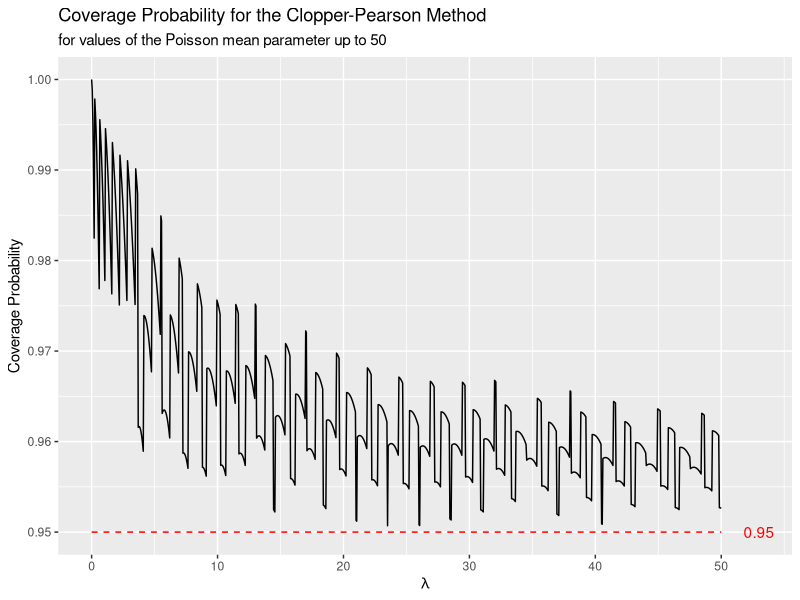

Write R code to recreate this figure.
## ---- chunk 1
#| message: false
#| code-fold: true
library(tidyverse)

## ---- chunk 2
clopperPearson_CI <- function(x, conf.level = 0.95) {
  x <- sum(x)
  alpha <- 1-conf.level
  
  # lower bound
  lwr <- (1/2)*qchisq(p = alpha/2, df = 2*x)
  
  # upper bound
  uppr <- (1/2)*qchisq(p = 1-alpha/2, df = 2*(x+1))
  
  return(data.frame(lwr, uppr))
}



## ---- chunk 3
# creates a function calculating coverage probability for one lambda

cov_prob_clopperPearson <- function(lambda, conf.level=0.95) {

    captured <- c() # initialize
    for (x in 0:100) {
      CI_temp <- clopperPearson_CI(x, conf.level)
    
      if (dplyr::between(lambda, CI_temp$lwr, CI_temp$uppr)) {
        captured <- c(captured,x)
      }
    }
    
  # sum pmf of each x that captures lambda in its CI
   p <- 0
    for (y in 1:length(captured)) {
      p <- p + dpois(captured[y], lambda=lambda)

    }
  
 # this is the coverage probability for lambda
  return(p)
}


## ---- chunk 4
lambda <- c(seq(0, 50, by = 0.05))

coverage <- c()
for (i in (1:length(lambda))) {
  coverage[i] <- cov_prob_clopperPearson(lambda=lambda[i])
}
coverage_table <- data.frame(lambda, coverage)

coverage_table |> 
  ggplot(mapping = aes(x = lambda,
                       y = coverage)) +
  geom_line() +
  geom_line(y = 0.95, col = "red", linetype = "dashed") +
  labs(x = expression(lambda),
       y = "Coverage Probability",
       title = "Coverage Probability for the Clopper-Pearson Method",
       subtitle = "for values of the Poisson mean parameter up to 50") +
  annotate("text", x = 53, y = 0.95, label = "0.95", color = "red") +
  scale_x_continuous(breaks = seq(0,50,10))
